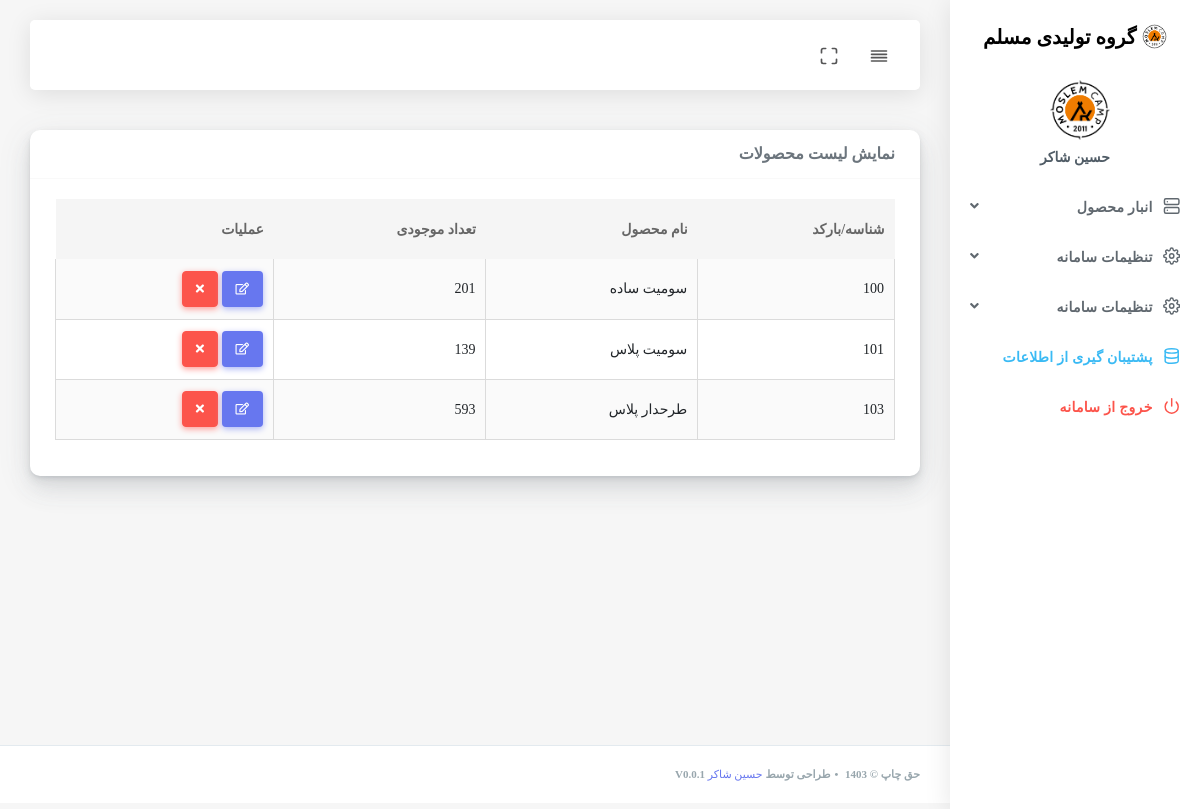
/inc/addons/products/productslist.php (signed in), run on an earlier commit of the app's database.
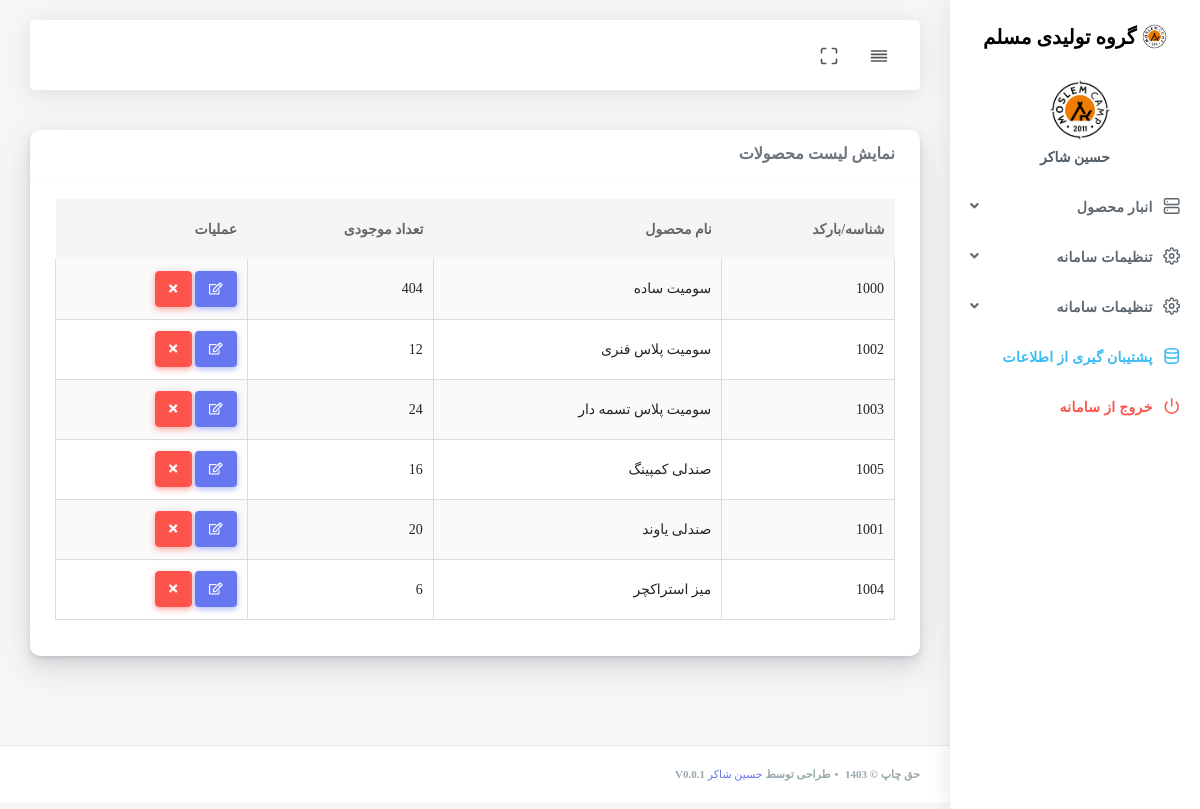
And on a later commit of the database.
### tables this page shows
CREATE TABLE `products` (
  `id` int(11) NOT NULL AUTO_INCREMENT,
  `product_name` text NOT NULL,
  `productqr` int(11) NOT NULL,
  `minStock` int(11) NOT NULL,
  `stock` int(11) NOT NULL,
  `pack` int(11) NOT NULL,
  PRIMARY KEY (`id`)
);

### inc/addons/products/productslist.php (the view, shortened to what this page needs)
<?php
$title_page = "نمایش لیست محصولات ";
require_once '../../../header.php';
$sql = "SELECT * FROM products";
$result = $connection->query($sql);
?>
<div class="main-content">
    <nav class="row">
        <div class="col-12">
            <div class="card">
                <div class="card-header">
                    <h4><?php echo $title_page;  ?></h4>
                </div>
                <div class="card-body">
                    <div class="table-responsive">
                        <?php if ($result->num_rows > 0) : ?>
                            <table class="table table-striped table-hover" id="tableExport" style="width:100%;">
                                <thead>
                                    <tr>
                                        <th>شناسه/بارکد</th>
                                        <th>نام محصول</th>
                                        <th>تعداد موجودی</th>
                                        <th>عملیات</th>
                                    </tr>
                                </thead>
                                <tbody>
                                    <?php while ($row = $result->fetch_assoc()) : ?>
                                        <tr>
                                            <td><?php echo $row['productqr']; ?></td>
                                            <td><?php echo $row['product_name']; ?></td>
                                            <td><?php echo $row['stock']; ?></td>
                                            <td>
                                                <a href="edit-product.php?id=<?php echo $row['id']; ?>" class="btn btn-icon btn-primary"><i class="far fa-edit"></i></a>
                                                <a href="productslist.php?del=<?php echo $row['id']; ?>" class="btn btn-icon btn-danger"><i class="fas fa-times"></i></a>
                                            </td>
                                        </tr>
                                    <?php endwhile; ?>
                                </tbody>
                            </table>
                        <?php else : ?>
                            <div class="alert alert-info">
                                هیچ محصول اولیه‌ای یافت نشد.
                            </div>
                        <?php endif; ?>
                    </div>
                </div>
            </div>
        </div>
    </div>
</div>
<?php require_once '../../../footer.php'; ?>

What changed in the data, as far as the page shows it:
changed products "سومیت ساده": productqr "100" → "1000"; stock "201" → "404"
changed products: productqr "101" → "1002"; product_name "سومیت پلاس" → "سومیت پلاس فنری"; stock "139" → "12"
changed products: productqr "103" → "1003"; product_name "طرحدار پلاس" → "سومیت پلاس تسمه دار"; stock "593" → "24"
added products: productqr "1005", product_name "صندلی کمپینگ", stock "16"
added products: productqr "1001", product_name "صندلی یاوند", stock "20"
added products: productqr "1004", product_name "میز استراکچر", stock "6"
